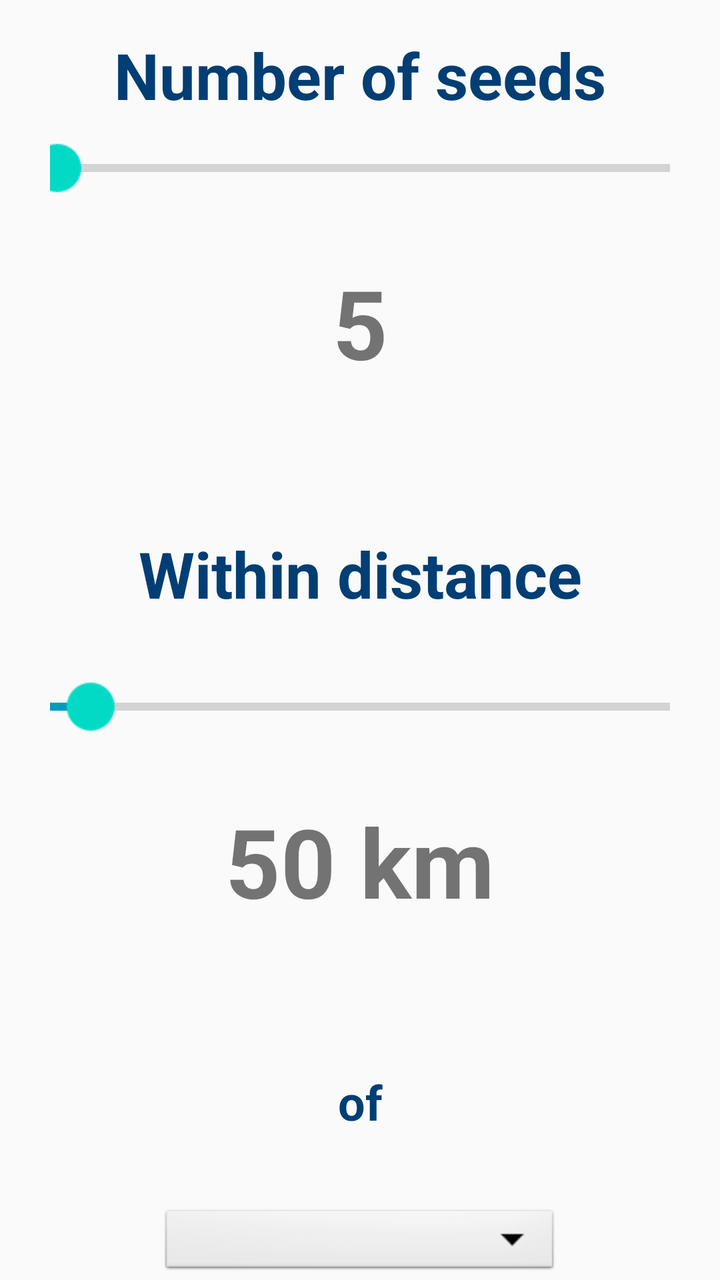
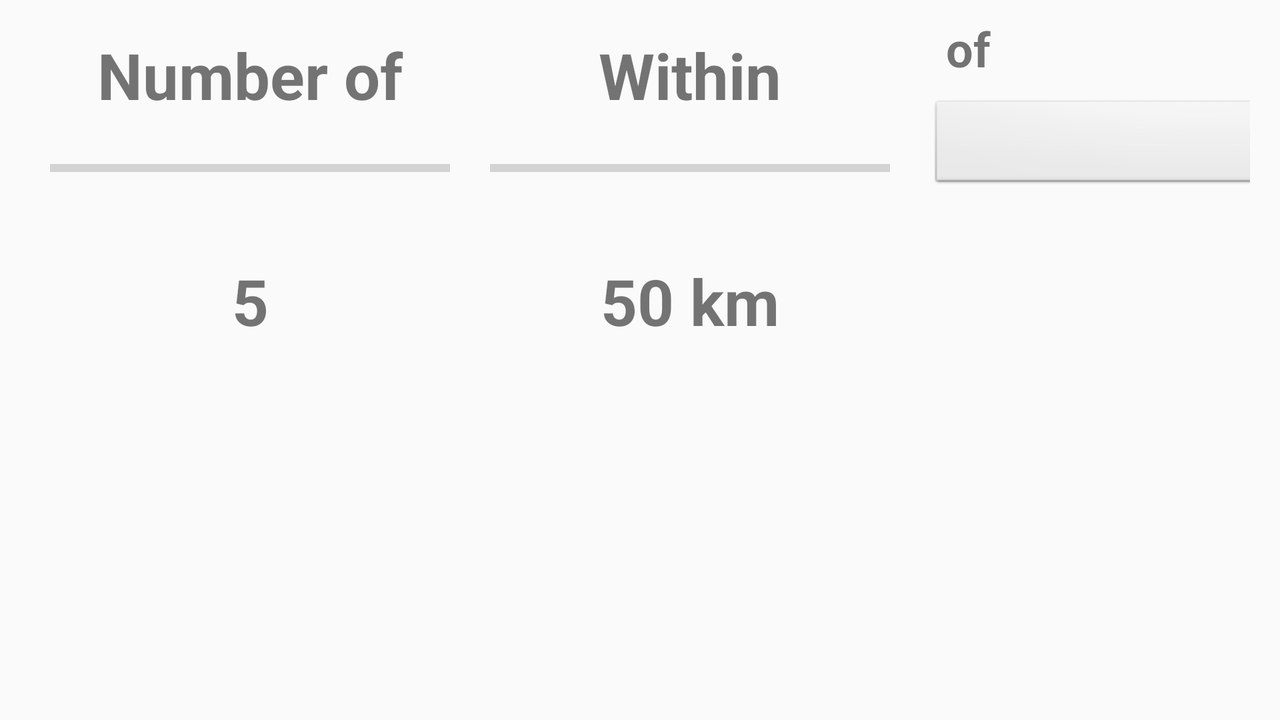

Compare how this app lays out the same screen by default and in its alternative resource folder. The renders come first, then the two layout files and the values they reference.
<!-- AndroidManifest.xml: application theme Theme.ZombieSim -->
<!-- res/layout/fragment_seeding.xml -->
<?xml version="1.0" encoding="utf-8"?>
<LinearLayout xmlns:android="http://schemas.android.com/apk/res/android"
    xmlns:tools="http://schemas.android.com/tools"
    android:layout_width="match_parent"
    android:layout_height="match_parent"
    android:layout_marginLeft="25dp"
    android:layout_marginRight="25dp"
    android:orientation="vertical"
    tools:context=".SeedingTab">

    <TextView
        android:id="@+id/s_title"
        android:layout_width="match_parent"
        android:layout_height="wrap_content"
        android:layout_margin="16dp"
        android:gravity="center_horizontal"
        android:text="@string/number_of_seeds"
        android:textColor="#003e74"
        android:textSize="32sp"
        android:textStyle="bold" />

    <SeekBar
        android:id="@+id/seeds_seek"
        android:layout_width="200dp"
        android:layout_height="wrap_content"
        android:layout_gravity="center"
        android:max="99"
        android:min="0"
        android:progress="5"
        android:progressTint = "#009cbc"
        android:scaleX="2"
        android:scaleY="2" />

    <TextView
        android:id="@+id/seeds_val"
        android:layout_width="match_parent"
        android:layout_height="wrap_content"
        android:layout_margin="36dp"
        android:gravity="center"
        android:text="5"
        android:textSize="48sp"
        android:textStyle="bold" />

    <TextView
        android:id="@+id/s_dist_title"
        android:layout_width="match_parent"
        android:layout_height="wrap_content"
        android:layout_margin="36dp"
        android:gravity="center_horizontal"
        android:text="@string/within_distance"
        android:textColor="#003e74"
        android:textSize="32sp"
        android:textStyle="bold" />

    <SeekBar
        android:id="@+id/seed_dist_seek"
        android:layout_width="200dp"
        android:layout_height="wrap_content"
        android:layout_gravity="center"
        android:max="500"
        android:min="0"
        android:progress="50"
        android:progressTint = "#009cbc"
        android:scaleX="2"
        android:scaleY="2" />

    <TextView
        android:id="@+id/seed_dist_val"
        android:layout_width="match_parent"
        android:layout_height="wrap_content"
        android:layout_margin="36dp"
        android:gravity="center"
        android:text="50 km"
        android:textSize="48sp"
        android:textStyle="bold" />

    <TextView
        android:id="@+id/s_dist_title2"
        android:layout_width="match_parent"
        android:layout_height="wrap_content"
        android:layout_margin="36dp"
        android:gravity="center_horizontal"
        android:text="of"
        android:textColor="#003e74"
        android:textSize="24sp"
        android:textStyle="bold" />

    <Spinner
        android:id="@+id/seed_city"
        android:layout_width="200dp"
        android:layout_height="wrap_content"
        android:layout_gravity="center"
        android:background="@android:drawable/btn_dropdown"
        android:gravity="center_horizontal"
        android:spinnerMode="dropdown"
        android:textSize="48sp"
        android:textStyle="bold" />

</LinearLayout>
<!-- resources referenced by this layout -->
<resources>
  <string name="number_of_seeds">Number of seeds</string>
  <string name="within_distance">Within distance</string>
  <style name="Theme.ZombieSim" parent="Theme.AppCompat.Light.DarkActionBar">
          
          <item name="colorPrimary">@color/purple_500</item>
          <item name="colorPrimaryDark">@color/purple_700</item>
          <item name="colorAccent">@color/teal_200</item>
     </style>
</resources>
<!-- res/layout-land/fragment_seeding.xml (the repository's variant of the layout above) -->
<!-- drawn on the phone turned sideways -->
<?xml version="1.0" encoding="utf-8"?>
<LinearLayout xmlns:android="http://schemas.android.com/apk/res/android"
    xmlns:tools="http://schemas.android.com/tools"
    android:layout_width="match_parent"
    android:layout_height="match_parent"
    android:layout_marginLeft="15dp"
    android:layout_marginRight="15dp"
    android:orientation="vertical"
    tools:context=".SeedingTab">

    <GridLayout xmlns:android="http://schemas.android.com/apk/res/android"
        xmlns:tools="http://schemas.android.com/tools"
        android:id="@+id/run_grid"
        android:layout_width="fill_parent"
        android:layout_height="wrap_content"
        android:layout_gravity="center"
        android:columnCount="3"
        android:orientation="horizontal"
        android:rowCount="1"
        tools:context=".SeedingTab">

        <LinearLayout xmlns:android="http://schemas.android.com/apk/res/android"
            xmlns:tools="http://schemas.android.com/tools"
            android:layout_width="wrap_content"
            android:layout_height="wrap_content"
            android:layout_marginLeft="10dp"
            android:layout_marginRight="10dp"
            android:orientation="vertical"
            tools:context=".SeedingTab">

            <TextView
                android:id="@+id/s_title"
                android:layout_width="match_parent"
                android:layout_height="wrap_content"
                android:layout_margin="16dp"
                android:gravity="center_horizontal"
                android:text="@string/number_of_seeds"
                android:textSize="32sp"
                android:textStyle="bold" />

            <SeekBar
                android:id="@+id/seeds_seek"
                android:layout_width="200dp"
                android:layout_height="wrap_content"
                android:layout_gravity="center"
                android:max="99"
                android:min="0"
                android:progress="5"
                android:scaleX="2"
                android:scaleY="2" />

            <TextView
                android:id="@+id/seeds_val"
                android:layout_width="match_parent"
                android:layout_height="wrap_content"
                android:layout_margin="36dp"
                android:gravity="center"
                android:text="5"
                android:textSize="32sp"
                android:textStyle="bold" />
        </LinearLayout>

        <LinearLayout xmlns:android="http://schemas.android.com/apk/res/android"
            xmlns:tools="http://schemas.android.com/tools"
            android:layout_width="wrap_content"
            android:layout_height="wrap_content"
            android:layout_marginLeft="10dp"
            android:layout_marginRight="10dp"
            android:orientation="vertical"
            tools:context=".SeedingTab">


            <TextView
                android:id="@+id/s_dist_title"
                android:layout_width="match_parent"
                android:layout_height="wrap_content"
                android:layout_margin="16dp"
                android:gravity="center_horizontal"
                android:text="@string/within_distance"
                android:textSize="32sp"
                android:textStyle="bold" />

            <SeekBar
                android:id="@+id/seed_dist_seek"
                android:layout_width="200dp"
                android:layout_height="wrap_content"
                android:layout_gravity="center"
                android:max="500"
                android:min="0"
                android:progress="50"
                android:scaleX="2"
                android:scaleY="2" />

            <TextView
                android:id="@+id/seed_dist_val"
                android:layout_width="match_parent"
                android:layout_height="wrap_content"
                android:layout_margin="36dp"
                android:gravity="center"
                android:text="50 km"
                android:textSize="32sp"
                android:textStyle="bold" />
        </LinearLayout>

        <LinearLayout xmlns:android="http://schemas.android.com/apk/res/android"
            xmlns:tools="http://schemas.android.com/tools"
            android:layout_width="wrap_content"
            android:layout_height="wrap_content"
            android:layout_marginLeft="10dp"
            android:layout_marginRight="10dp"
            android:orientation="vertical"
            tools:context=".SeedingTab">


            <TextView
                android:id="@+id/s_dist_title2"
                android:layout_width="match_parent"
                android:layout_height="wrap_content"
                android:layout_margin="8dp"
                android:gravity="center_vertical"
                android:text="of"
                android:textSize="24sp"
                android:textStyle="bold" />

            <Spinner
                android:id="@+id/seed_city"
                android:layout_width="200dp"
                android:layout_height="wrap_content"
                android:layout_gravity="center"
                android:background="@android:drawable/btn_dropdown"
                android:gravity="center_horizontal"
                android:spinnerMode="dropdown"
                android:textSize="32sp"
                android:textStyle="bold" />
        </LinearLayout>
    </GridLayout>

</LinearLayout>
